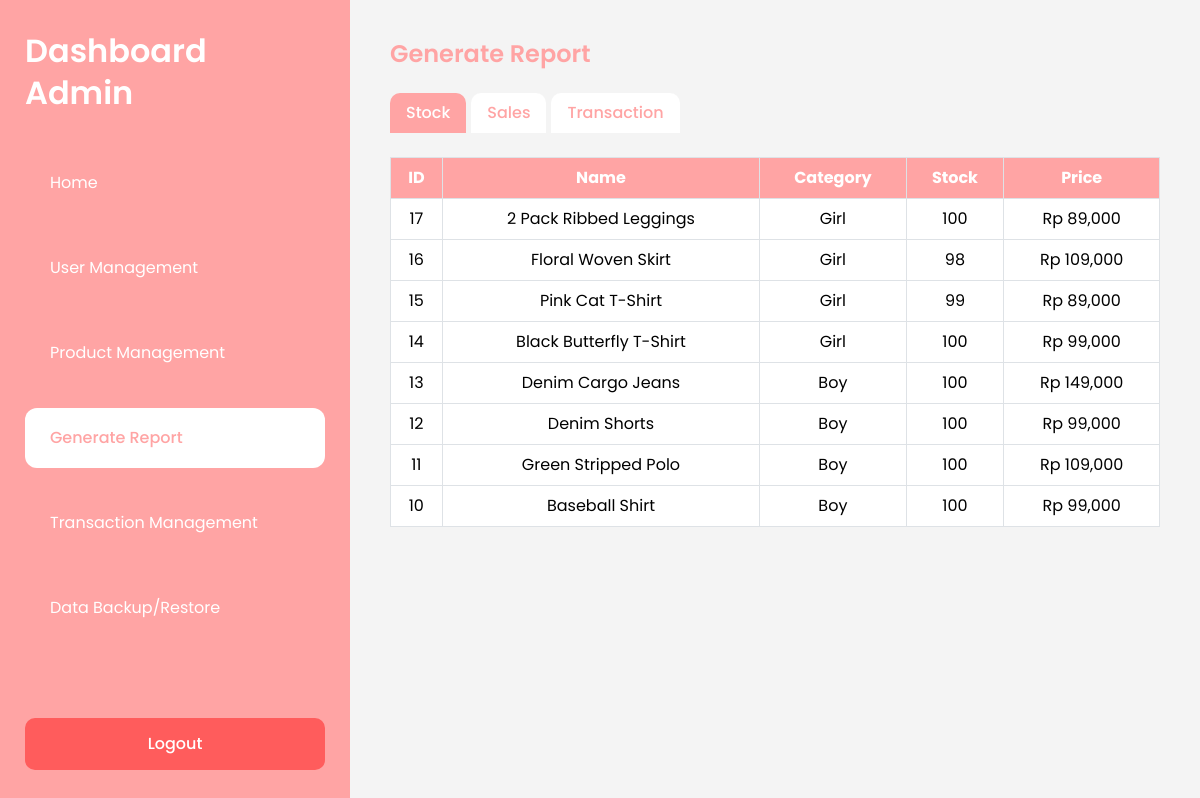
The app's page /admin/generate-reports.php (signed in) with its own data.
### tables this page shows
CREATE TABLE `products` (
  `id` int(11) NOT NULL AUTO_INCREMENT,
  `name` varchar(100) NOT NULL,
  `description` text DEFAULT NULL,
  `category` varchar(100) NOT NULL,
  `price` decimal(10,2) NOT NULL,
  `stock` int(11) NOT NULL,
  `image` varchar(255) NOT NULL,
  `created_at` timestamp NOT NULL DEFAULT current_timestamp(),
  PRIMARY KEY (`id`)
);

### admin/generate-reports.php (the view, shortened to what this page needs)
<?php
require_once '../config/database.php';
$stock = mysqli_query($conn, "
    SELECT id, name, category, stock, price
    FROM products
    ORDER BY id DESC
");
?>
<!DOCTYPE html>
<html lang="en">
<head>
<link href="https://cdn.jsdelivr.net/npm/bootstrap@5.3.3/dist/css/bootstrap.min.css" rel="stylesheet">
<link href="https://cdn.jsdelivr.net/npm/bootstrap-icons/font/bootstrap-icons.css" rel="stylesheet">
</head>
<body>
<div class="d-flex min-vh-100">
<?php include 'sidebar.php'; ?>
<div class="content">
<h4 class="page-title mb-4">Generate Report</h4>
<ul class="nav custom-tabs mb-4">
    <li class="nav-item">
        <button class="nav-link active" data-bs-toggle="tab" data-bs-target="#stock">Stock</button>
    </li>
    <li class="nav-item">
        <button class="nav-link" data-bs-toggle="tab" data-bs-target="#sales">Sales</button>
    </li>
    <li class="nav-item">
        <button class="nav-link" data-bs-toggle="tab" data-bs-target="#transaction">Transaction</button>
    </li>
</ul>
<div class="tab-content">
<div class="tab-pane fade show active" id="stock">
<table class="table table-bordered">
<thead>
<tr>
<th>ID</th>
<th>Name</th>
<th>Category</th>
<th>Stock</th>
<th>Price</th>
</tr>
</thead>
<tbody>
<?php while($row = mysqli_fetch_assoc($stock)) : ?>
<tr>
<td><?= $row['id'] ?></td>
<td><?= $row['name'] ?></td>
<td><?= $row['category'] ?></td>
<td><?= $row['stock'] ?></td>
<td>Rp <?= number_format($row['price']) ?></td>
</tr>
<?php endwhile; ?>
</tbody>
</table>
</div>
</div>
</div>
</div>
</body>
</html>

### admin/generate-reports.php (style rules this page uses)
body { font-family: Poppins, sans-serif; background: #f4f4f4; }
.content { padding: 40px; flex: 1; }
.page-title { color: #FFA4A4; font-weight: 600; }
.custom-tabs .nav-link { background: #ffffff; border: none; color: #FFA4A4; font-weight: 500; border-radius: 10px 10px 0 0; margin-right: 5px; }
.custom-tabs .nav-link.active { background: #FFA4A4; color: white; }
.table thead th { background: #FFA4A4 !important; color: white !important; text-align: center; }
.table td { text-align: center; vertical-align: middle; }

### records on screen
products: id "17", name "2 Pack Ribbed Leggings", category "Girl", stock "100", price "89,000"
products: id "16", name "Floral Woven Skirt", category "Girl", stock "98", price "109,000"
products: id "15", name "Pink Cat T-Shirt", category "Girl", stock "99", price "89,000"
products: id "14", name "Black Butterfly T-Shirt", category "Girl", stock "100", price "99,000"
products: id "13", name "Denim Cargo Jeans", category "Boy", stock "100", price "149,000"
products: id "12", name "Denim Shorts", category "Boy", stock "100", price "99,000"
products: id "11", name "Green Stripped Polo", category "Boy", stock "100", price "109,000"
products: id "10", name "Baseball Shirt", category "Boy", stock "100", price "99,000"
